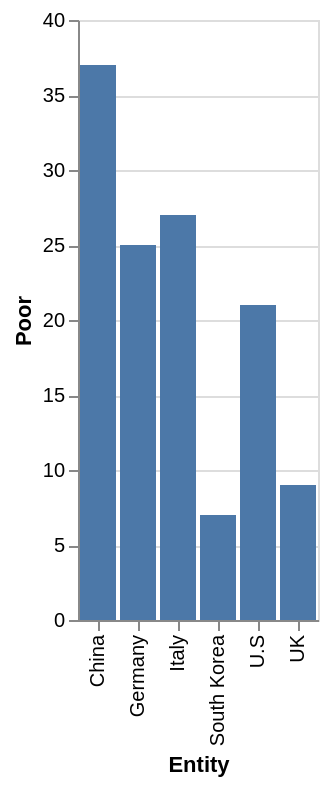

The specification (Vega-Lite) saved for this image:
### Vega-Lite specification from a JSON file in a GitHub repository (floating-point values rounded to 4 significant figures)
{"$schema": "https://vega.github.io/schema/vega-lite/v5.json", "description": "Bar chart auto-generated from CSV", "data": {"values": [{"Entity": "Germany", "Poor": 25}, {"Entity": "South Korea", "Poor": 7}, {"Entity": "UK", "Poor": 9}, {"Entity": "U.S", "Poor": 21}, {"Entity": "Italy", "Poor": 27}, {"Entity": "China", "Poor": 37}]}, "mark": "bar", "encoding": {"x": {"field": "Entity", "type": "ordinal"}, "y": {"field": "Poor", "type": "quantitative"}}}
